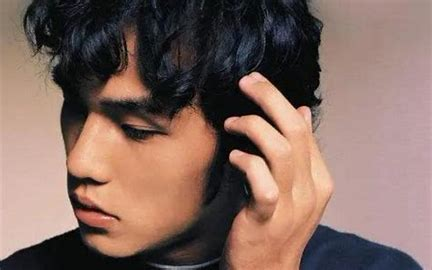
#> input picture jay.jpeg, 432 x 270 px
$ python '颜色转换.py'
#> lines starting #> are read from the running program, lines starting #| are printed output that depends on the picture
import cv2 as cv
import numpy as np
img = cv.imread("jay.jpeg")
#> img is the input picture: shape (270, 432, 3); mean B, G, R 95.6, 104.2, 129.6
img_gray = cv.cvtColor(img ,cv.COLOR_BGR2GRAY)
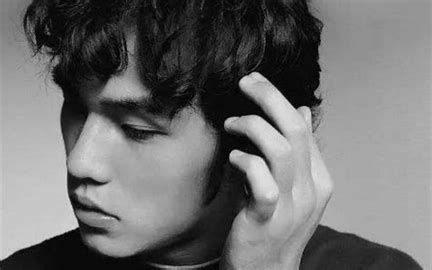
#> img_gray: shape (270, 432); min 0, max 232, mean 110.8
img_inverted = cv.bitwise_not(img)
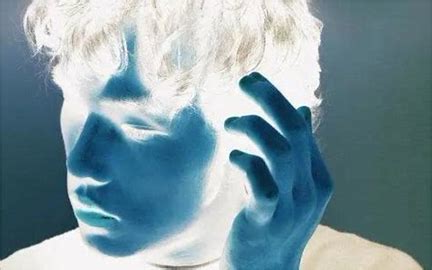
#> img_inverted: shape (270, 432, 3); mean B, G, R 159.4, 150.8, 125.4
cv.imshow("yuantu",img)
cv.imshow("fanzhuan",img_inverted)
cv.waitKey(0)
img = cv.normalize
